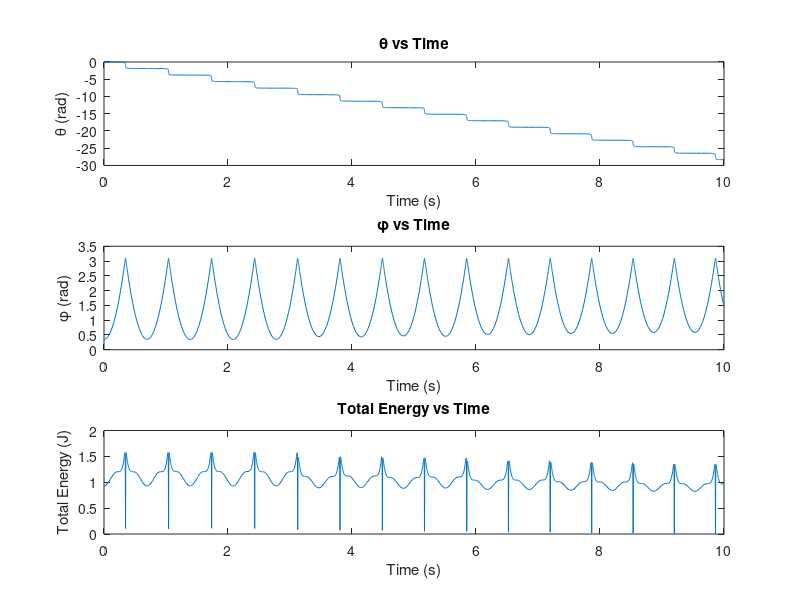

This figure's MATLAB source: (Note: this script raises an error after producing the figure.)
function E72HW112()
    % Define parameters
    m = 0.5;    % mass (kg)
    r = 0.1;    % radius (m)
    L = 0.2;    % distance (m)
    g = 9.81;   % acceleration due to gravity (m/s^2)
    tfinal = 10;

    % Initial values
    theta_0 = 0;    % initial angle theta (rad)
    phi_0 = deg2rad(20);    % initial angle phi (rad)
    omega_R_0 = deg2rad(1200) * 2 * pi / 60;    % initial angular velocity omega_R (rad/s)

    % Define ODE system
    dydt = @(t, y) [
        y(3);
        y(4);
        -(2 * y(4) * (r^2 * y(5) + 4 * L^2 * y(3) * cos(y(2)))) / ((r^2 + 4 * L^2) * sin(y(2)));
        (sin(y(2)) * (4 * L^2 - r^2) * y(3)^2 * cos(y(2)) + 2 * r^2 * y(5) * y(3) + 4 * g * L) / (4 * L^2 + r^2);
        -y(4) * (y(3) * sin(y(2)) + (2 * (r^2 * y(5) + 4 * L^2 * y(3) * cos(y(2)))) / ((r^2 + 4 * L^2) * tan(y(2))));
    ];

    

    % Solve ODE
    [t, y] = ode45(dydt, [0, tfinal], [theta_0, phi_0, 0, 0, omega_R_0]);

    % Compute energies
    V = m * g * L * cos(y(:, 2));  % potential energy
    K = 0.5 * m * (0.5 * r^2 * y(:, 5).^2 + (0.25 * r^2 + L^2) * y(:, 4).^2 + (0.5 * r^2 + (L^2 - 0.25 * r^2) * sin(y(:, 2)).^2) .* y(:, 3).^2 - r^2 * y(:, 5) .* y(:, 3) .* cos(y(:, 2)));  % kinetic energy
    E = V + K;  % total energy

    % Plot results
    figure;
    subplot(3, 1, 1);
    plot(t, y(:, 1));
    xlabel('Time (s)');
    ylabel('\theta (rad)');
    title('\theta vs Time');

    subplot(3, 1, 2);
    plot(t, y(:, 2));
    xlabel('Time (s)');
    ylabel('\phi (rad)');
    title('\phi vs Time');

    subplot(3, 1, 3);
    plot(t, E);
    xlabel('Time (s)');
    ylabel('Total Energy (J)');
    title('Total Energy vs Time');

    % Cartesian coordinates
    x = L * sin(y(:, 2)) .* cos(y(:, 1));
    y = L * sin(y(:, 2)) .* sin(y(:, 1));
    z = L * cos(y(:, 2));

    % Plot 3D path
    figure;
    plot3(x, y, z);
    xlabel('X');
    ylabel('Y');
    zlabel('Z');
    title('3D Path of Mass Center');
end
